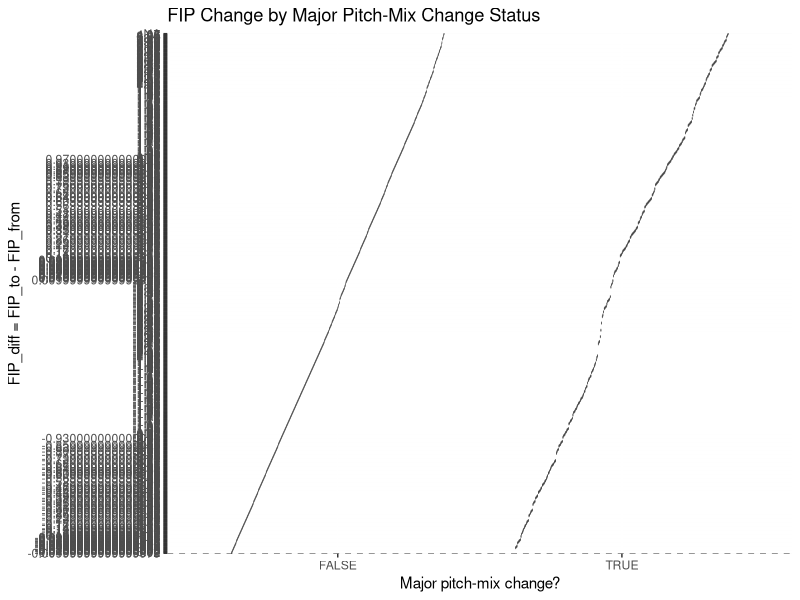
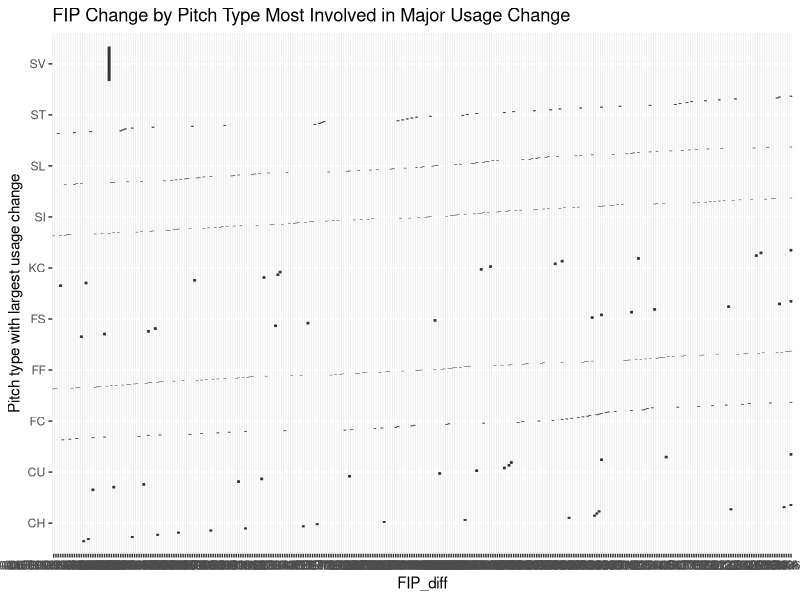
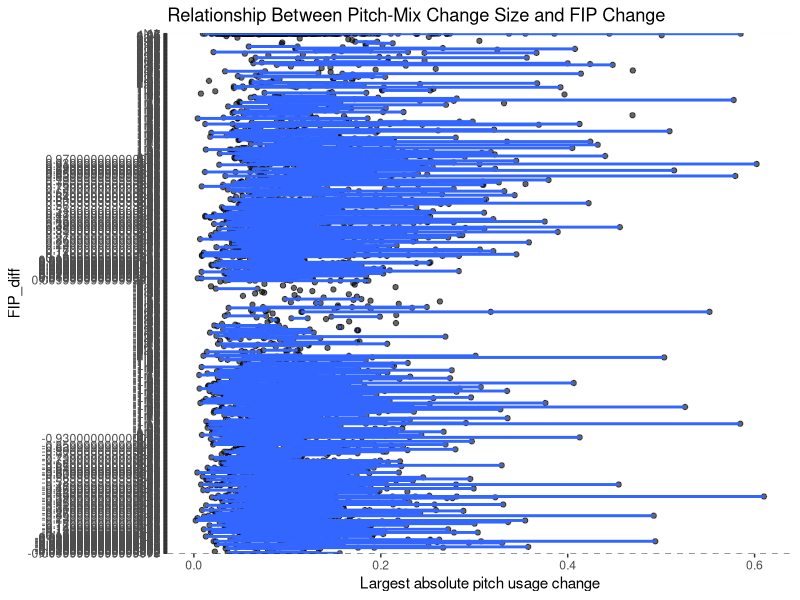

Generate these figures, in order, with R: (Note: this script raises an error after producing the figures.)
## ---- chunk 1
library(tidyverse)
library(readxl)

pitch_changes <- read_excel("STAT 470 Project Data-6.xlsx",
                            sheet = "pitch_changes")

top_changes <- read_excel("STAT 470 Project Data-6.xlsx",
                          sheet = "top_5_percent_changes")
## ---- chunk 2
model_data <- pitch_changes %>%
  group_by(
    pitcher, player_name, team_from, team_to,
    year_from, year_to,
    age_from, FIP_from, age_to, FIP_to, FIP_diff
  ) %>%
  summarize(
    max_abs_pitch_change = max(abs_change, na.rm = TRUE),
    largest_pitch_change = pitch_type[which.max(abs_change)],
    largest_change_value = prop_change[which.max(abs_change)],
    major_change = any(top_5_percent),
    added_new_pitch = any(new_pitch != "NA"),
    new_pitch_list = paste(unique(new_pitch[new_pitch != "NA"]), collapse = ", "),
    .groups = "drop"
  ) %>%
  mutate(
    improved = FIP_diff < 0,
    team_changed = team_from != team_to
  )
## ---- chunk 3
pitch_change_wide <- pitch_changes %>%
  select(
    pitcher, player_name, team_from, team_to,
    year_from, year_to,
    age_from, FIP_from, age_to, FIP_to, FIP_diff,
    pitch_type, prop_change
  ) %>%
  pivot_wider(
    names_from = pitch_type,
    values_from = prop_change,
    names_glue = "{pitch_type}_change",
    values_fill = 0
  ) %>%
  mutate(
    improved = FIP_diff < 0,
    team_changed = team_from != team_to
  )
## ---- chunk 4
model_data <- model_data %>%
  left_join(
    pitch_change_wide,
    by = c(
      "pitcher", "player_name", "team_from", "team_to",
      "year_from", "year_to",
      "age_from", "FIP_from",
      "age_to", "FIP_to", "FIP_diff",
      "improved", "team_changed"
    )
  )
## ---- chunk 5
ggplot(model_data, aes(x = major_change, y = FIP_diff)) +
  geom_boxplot() +
  geom_hline(yintercept = 0, linetype = "dashed") +
  labs(
    title = "FIP Change by Major Pitch-Mix Change Status",
    x = "Major pitch-mix change?",
    y = "FIP_diff = FIP_to - FIP_from"
  )
## ---- chunk 6
ggplot(filter(model_data, major_change),
       aes(x = largest_pitch_change, y = FIP_diff)) +
  geom_boxplot() +
  geom_hline(yintercept = 0, linetype = "dashed") +
  coord_flip() +
  labs(
    title = "FIP Change by Pitch Type Most Involved in Major Usage Change",
    x = "Pitch type with largest usage change",
    y = "FIP_diff"
  )
## ---- chunk 7
ggplot(model_data, aes(x = max_abs_pitch_change, y = FIP_diff)) +
  geom_point(alpha = 0.6) +
  geom_smooth(method = "lm", se = TRUE) +
  geom_hline(yintercept = 0, linetype = "dashed") +
  labs(
    title = "Relationship Between Pitch-Mix Change Size and FIP Change",
    x = "Largest absolute pitch usage change",
    y = "FIP_diff"
  )
## ---- chunk 8
model_1 <- lm(
  FIP_diff ~ max_abs_pitch_change + major_change +
    FIP_from + age_from + team_changed + factor(year_from),
  data = model_data
)

summary(model_1)
## ---- chunk 9
model_2 <- lm(
  FIP_diff ~ FF_change + SI_change + SL_change + FC_change +
    CH_change + CU_change + FS_change + ST_change +
    FIP_from + age_from + team_changed + factor(year_from),
  data = model_data
)

summary(model_2)
## ---- chunk 10
library(tidyverse)
library(readxl)
library(broom)

pitch_changes <- read_excel("STAT 470 Project Data-6.xlsx",
                            sheet = "pitch_changes")

keys <- c(
  "pitcher", "player_name", "team_from", "team_to",
  "year_from", "year_to",
  "age_from", "FIP_from", "age_to", "FIP_to", "FIP_diff"
)

model_data <- pitch_changes %>%
  group_by(across(all_of(keys))) %>%
  summarize(
    max_abs_pitch_change = max(abs_change, na.rm = TRUE),
    largest_pitch_change = pitch_type[which.max(abs_change)],
    largest_change_value = prop_change[which.max(abs_change)],
    major_change = any(top_5_percent),
    added_new_pitch = any(!is.na(new_pitch)),
    .groups = "drop"
  ) %>%
  mutate(
    improved = FIP_diff < 0,
    team_changed = team_from != team_to
  )

pitch_wide <- pitch_changes %>%
  select(
    all_of(keys),
    pitch_type,
    prop_change
  ) %>%
  pivot_wider(
    names_from = pitch_type,
    values_from = prop_change,
    names_glue = "{pitch_type}_change",
    values_fill = 0
  )

model_data <- model_data %>%
  left_join(pitch_wide, by = keys)

model_data <- model_data %>%
  mutate(
    fastball_change = FF_change + SI_change + FC_change,
    breaking_change = SL_change + CU_change + KC_change + SV_change + ST_change + CS_change,
    offspeed_change = CH_change + FS_change,

    abs_fastball_change = abs(FF_change) + abs(SI_change) + abs(FC_change),
    abs_breaking_change = abs(SL_change) + abs(CU_change) + abs(KC_change) +
      abs(SV_change) + abs(ST_change) + abs(CS_change),
    abs_offspeed_change = abs(CH_change) + abs(FS_change),

    reduced_fastball = fastball_change < 0,
    increased_fastball = fastball_change > 0,
    increased_breaking = breaking_change > 0,
    added_new_pitch = as.factor(added_new_pitch),
    major_change = as.factor(major_change),
    team_changed = as.factor(team_changed)
  )
## ---- chunk 11
ggplot(model_data, aes(x = FIP_from, y = FIP_diff)) +
  geom_point(alpha = 0.6) +
  geom_smooth(method = "lm", se = TRUE) +
  geom_hline(yintercept = 0, linetype = "dashed") +
  labs(
    title = "Prior FIP vs Year-to-Year FIP Change",
    subtitle = "Negative FIP_diff values indicate improvement",
    x = "FIP in first season",
    y = "FIP_diff = FIP_to - FIP_from"
  )
## ---- chunk 12
ggplot(model_data, aes(x = reduced_fastball, y = FIP_diff)) +
  geom_boxplot() +
  geom_jitter(width = 0.15, alpha = 0.5) +
  geom_hline(yintercept = 0, linetype = "dashed") +
  labs(
    title = "FIP Change by Reduced Fastball-Family Usage",
    subtitle = "Fastball-family = four-seam fastballs, sinkers, and cutters",
    x = "Reduced fastball-family usage?",
    y = "FIP_diff = FIP_to - FIP_from"
  )
model_4 <- lm(
  FIP_diff ~ reduced_fastball + FIP_from + age_from +
    team_changed + factor(year_from),
  data = model_data
)

summary(model_4)
tidy(model_4)
glance(model_4)
## ---- chunk 13
ggplot(model_data, aes(x = breaking_change, y = FIP_diff)) +
  geom_point(alpha = 0.6) +
  geom_smooth(method = "lm", se = TRUE) +
  geom_vline(xintercept = 0, linetype = "dashed") +
  geom_hline(yintercept = 0, linetype = "dashed") +
  labs(
    title = "Breaking-Ball Usage Change vs FIP Change",
    subtitle = "Breaking balls include sliders, curveballs, sweepers, slurves, and knuckle-curves",
    x = "Change in breaking-ball usage proportion",
    y = "FIP_diff = FIP_to - FIP_from"
  )
